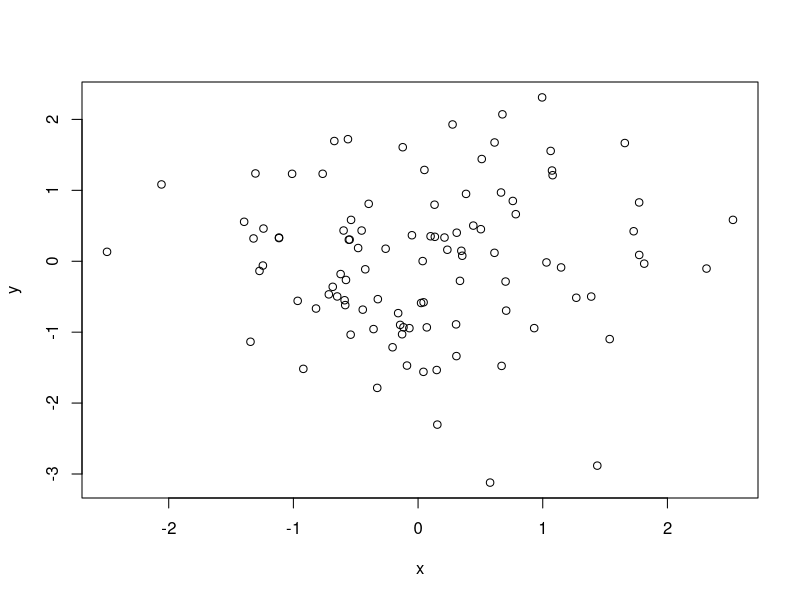
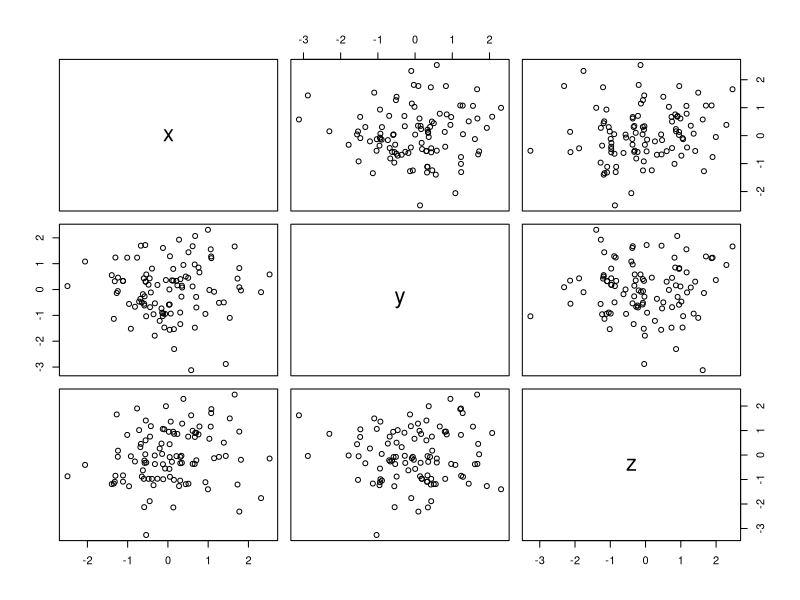
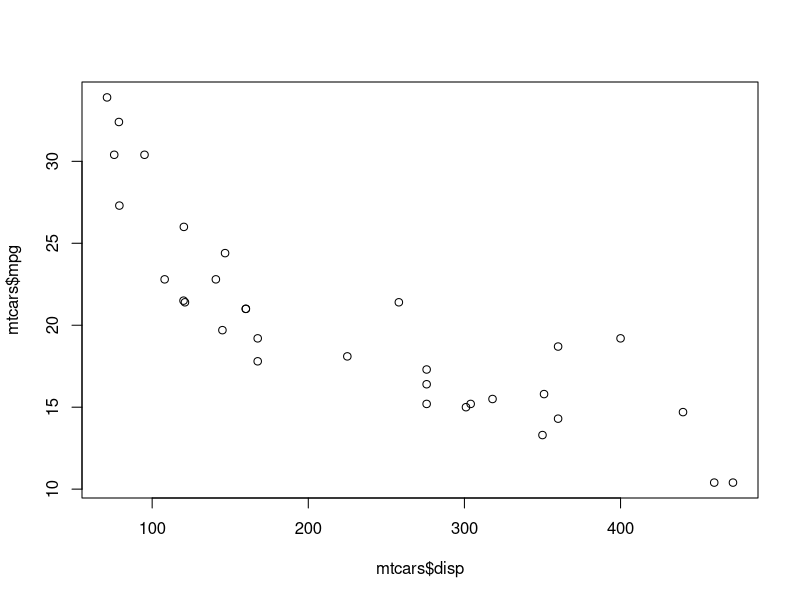
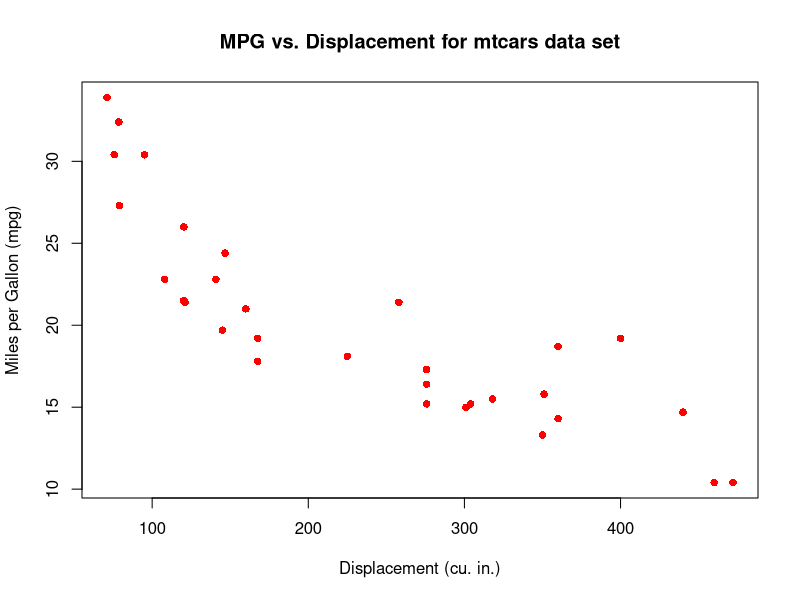
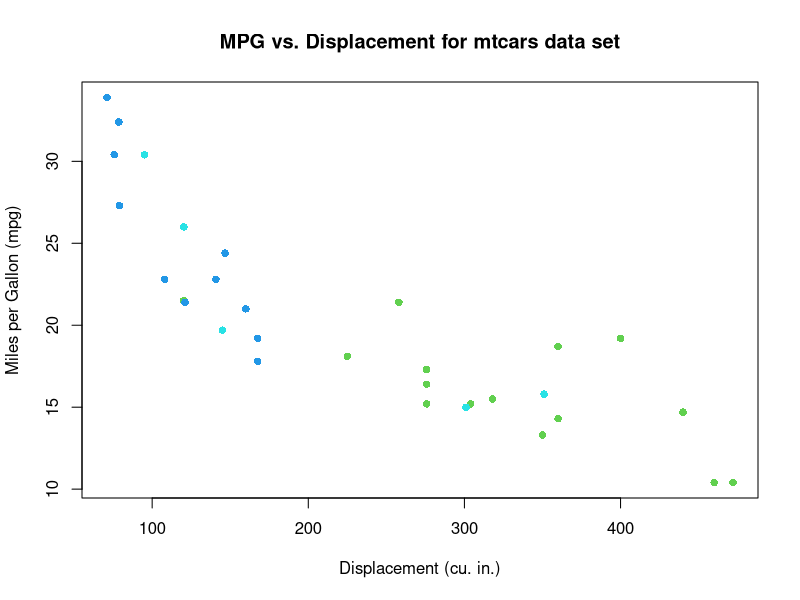
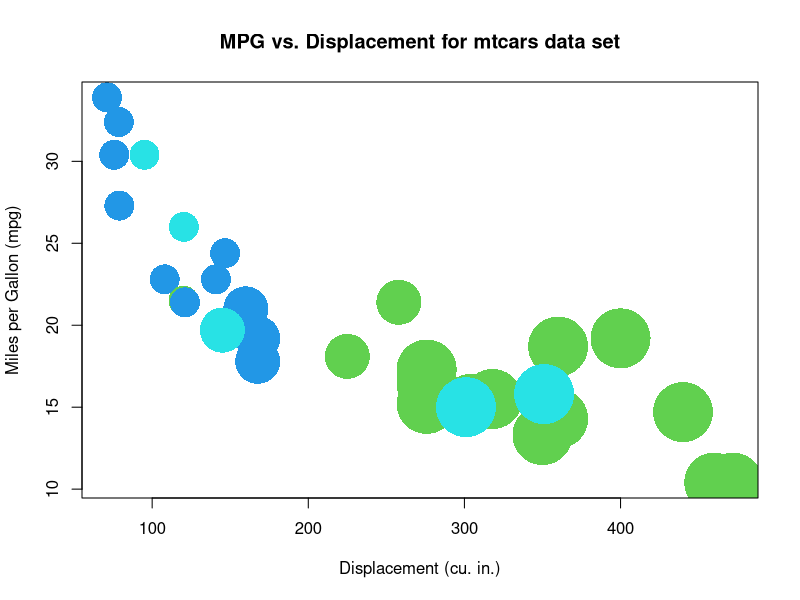
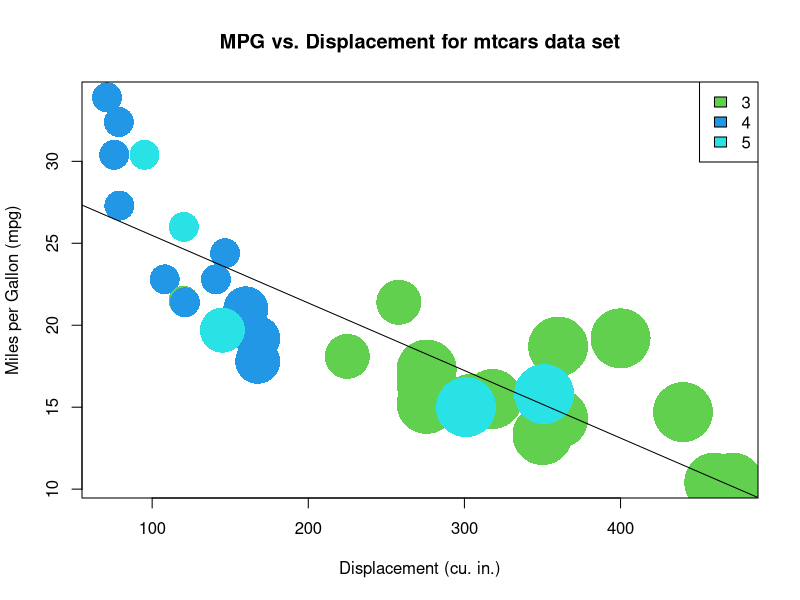
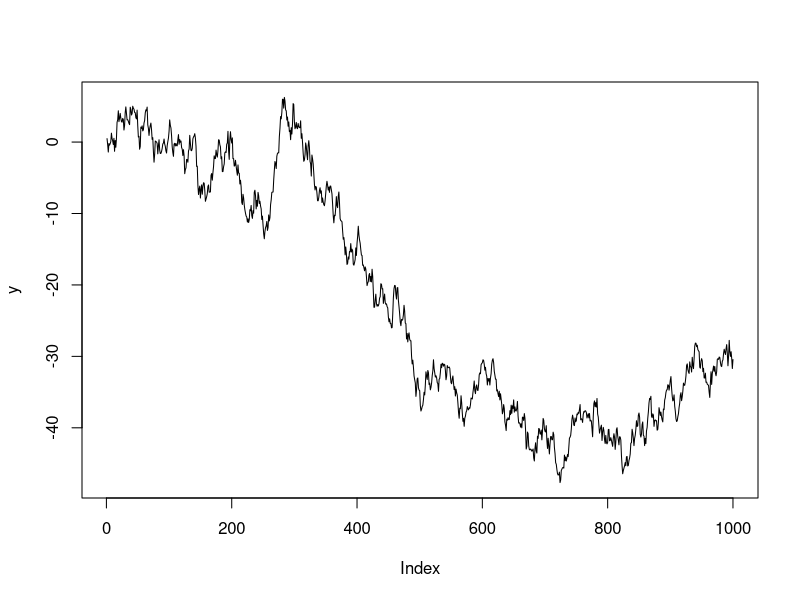

Generate these figures, in order, with R:
## Greater Toronto Area (GTA) R User Group
## Data Visualization in R
## March 9, 2016
## Myles Harrison
## http://www.everydayanalytics.ca

### BASIC PLOTTING ###
# basic scatterplot 
x <- rnorm(100) 
y <- rnorm(100) 
plot(x,y)

# scatterplot matrix by default
z <- rnorm(100) 
d <- data.frame(x,y,z) 
plot(d) 

# More scatterplots 
plot(mtcars$disp, mtcars$mpg) 

plot(mtcars$disp, mtcars$mpg, pch=16, col='red', 			xlab='Displacement (cu. in.)', 
     ylab='Miles per Gallon (mpg)', 
     main='MPG vs. Displacement for mtcars data set')

plot(mtcars$disp, mtcars$mpg, pch=16, col=mtcars$gear, xlab='Displacement (cu. in.)', ylab='Miles per Gallon (mpg)', main='MPG vs. Displacement for mtcars data set')

plot(mtcars$disp, mtcars$mpg, pch=16, 
     col=mtcars$gear, cex=mtcars$cyl, 
     xlab='Displacement (cu. in.)', ylab='Miles per Gallon (mpg)', main='MPG vs. Displacement for mtcars data set')

plot(mtcars$disp, mtcars$mpg, pch=16, 
     col=mtcars$gear, cex=mtcars$cyl, 
     xlab='Displacement (cu. in.)', ylab='Miles per Gallon (mpg)', main='MPG vs. Displacement for mtcars data set')

gears <- unique(sort(mtcars$gear))
legend("topright",legend=gears,fill=gears) 
l <- lm(mpg~disp, data=mtcars) 
abline(l) 

# line plots 
y <- cumsum(rnorm(1000))
plot(y,type='l') 

y2 <- cumsum(rnorm(1000))
plot(y,type='l',lwd=2, col='red', 
     xlab='x variable', ylab='y variable', main='y vs. x')
lines(y2,lwd=1,lty=2,col='black') 

# Histograms & normal curves #
x <- rnorm(10000)
hist(x)
hist(x, breaks=100, col='red') 

h <- hist(x,breaks=100, col='red') 
plot(h$mids, h$counts, type='b', col='red', pch=16, 			xlab='bin', ylab='count') 

# Overlay / interpolate density 
plot(h, col='red')
multiplier <- h$counts / h$density
curve(dnorm(x)*multiplier[1], add=T, lwd=2) 

# Boxplots # 
boxplot(mpg~cyl,data=mtcars, main="Car Milage Data", 	xlab="Number of Cylinders", ylab="Miles Per Gallon") 
boxplot(mpg~cyl,data=mtcars, main="Car Milage Data", 	xlab="Number of Cylinders", ylab="Miles Per Gallon", 	col=c("red","green","blue")) 

# with jitter #
x <- rnorm(500, mean=1, sd=5)
y <- rnorm(500, mean=5, sd=6.6)
z <- rnorm(500, mean=10, sd=3.3)
d <- data.frame(x,y,z)
boxplot(d) 
stripchart(d, vertical=TRUE, method="jitter", 
           add=TRUE, pch=16, col = rgb(0,0,0,0.5), cex=0.1)

# violin plot # 
library(vioplot)
vioplot(x,y,z, col='white', names=c('x','y','z')) 
title('Violin Plot') 

# COLOR PALETTES IN PRACTICE 
y <- cumsum(rnorm(1000))
plot(y, type='o')

n = 256
palette(heat.colors(n)) 
# Create scaled colour vector 
cols <- (y - min(y))/(max(y) - min(y))*n 
# plot
plot(y,col=cols, pch=16) 

# ColorRampPalette
myPalette <- colorRampPalette(c("red","blue"))(256)
palette(myPalette)
plot(y,col=cols,pch=16) 

## RColorBrewer ##
library(RColorBrewer)

# Sequential - for continuous data from low to high
display.brewer.all(type='seq')

# Qualitative - for categorical data
display.brewer.all(type='qual')

# Diverging emphasizes mid and extremes (e.g. -ve to +ve)
display.brewer.all(type='div')

## RColorBrewer in practice ##
# dense scatterplot
x <- c(rnorm(5000, sd=3.4, mean=5), 
       rnorm(5000,sd=1.5,mean=-1), rnorm(5000,sd=2.2,mean=11)) 
y <- c(rnorm(5000, sd=1.6, mean=-2), 	rnorm(5000,sd=2.5,mean=10), rnorm(5000,sd=1,mean=5)) 
plot(x,y) 
# interpolate using KDE2D 
library(MASS) 
k <- kde2d(x,y,n=150) 
# ugly (using heat.colours) 
image(k) 

# nice (using RColorBrewer) 
cols <- colorRampPalette(brewer.pal(11,'Spectral'))(256) 
cols2 <- colorRampPalette(brewer.pal(11,'RdYlGn'))(256)
image(k, col=rev(cols)) 
image(k, col=rev(cols2)) 

## GGPLOT ##
# scatterplots
library(ggplot2)
x <- rnorm(100)
y <- rnorm(100)
qplot(x)
qplot(x,y) 

# ggplot objects 
z <- rnorm(100) 
d <- data.frame(x,y,z) 
ggplot(d, aes(x,y))
ggplot(d, aes(x,y)) + geom_point()

# Scatterplots in ggplot 
g <- ggplot(mtcars, aes(disp, mpg))
g + geom_point(colour='red', size=5)
g + geom_point(aes(colour=gear), size=5)
g + geom_point(aes(colour=factor(gear)), size=5)

g2 <- g + geom_point(aes(colour=factor(gear), size=cyl)) 
g2
g2 + scale_size(range=c(6,12))
g2 + scale_size(range=c(6,12)) + 
  stat_smooth(method="loess", colour='black') 


# line graph 
x <- seq(1, 1000) 
y <- cumsum(rnorm(1000)) 
d <- data.frame(x,y) 
ggplot(d, aes(x,y)) + geom_line() 

# add another line
y2 <- cumsum(rnorm(1000))
d <- data.frame(x,y,y2)
ggplot(d, aes(x=x)) + geom_line(aes(y=y)) + geom_line(aes(y=y2), colour='red', linetype='dashed') 

# heat mapping
x <- rnorm(5000)
y <- rnorm(5000)
d <- data.frame(x,y)
ggplot(d, aes(x,y)) + stat_bin_2d()
ggplot(d, aes(x,y)) + stat_binhex() 

# density plots calling kde2d
ggplot(d, aes(x,y)) + stat_density_2d(aes(fill=..level..),geom='polygon')
ggplot(d, aes(x,y)) + stat_density_2d(aes(fill=..level..),geom='polygon') + scale_fill_distiller(palette='Spectral') 
